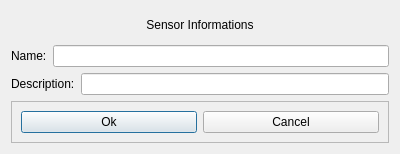
<?xml version="1.0" encoding="UTF-8"?>
<ui version="4.0">
 <class>EditItem</class>
 <widget class="QDialog" name="EditItem">
  <property name="geometry">
   <rect>
    <x>0</x>
    <y>0</y>
    <width>400</width>
    <height>154</height>
   </rect>
  </property>
  <property name="sizePolicy">
   <sizepolicy hsizetype="Fixed" vsizetype="Fixed">
    <horstretch>0</horstretch>
    <verstretch>0</verstretch>
   </sizepolicy>
  </property>
  <property name="maximumSize">
   <size>
    <width>400</width>
    <height>200</height>
   </size>
  </property>
  <property name="windowTitle">
   <string>Dialog</string>
  </property>
  <layout class="QVBoxLayout" name="verticalLayout">
   <item>
    <widget class="QLabel" name="Tip">
     <property name="maximumSize">
      <size>
       <width>600</width>
       <height>40</height>
      </size>
     </property>
     <property name="text">
      <string>Sensor Informations</string>
     </property>
     <property name="alignment">
      <set>Qt::AlignCenter</set>
     </property>
    </widget>
   </item>
   <item>
    <layout class="QHBoxLayout" name="horizontalLayout_2">
     <item>
      <widget class="QLabel" name="labelName">
       <property name="text">
        <string>Name:</string>
       </property>
      </widget>
     </item>
     <item>
      <widget class="QLineEdit" name="newName">
       <property name="minimumSize">
        <size>
         <width>0</width>
         <height>0</height>
        </size>
       </property>
      </widget>
     </item>
    </layout>
   </item>
   <item>
    <layout class="QHBoxLayout" name="horizontalLayout_3">
     <item>
      <widget class="QLabel" name="labelDesc">
       <property name="text">
        <string>Description:</string>
       </property>
      </widget>
     </item>
     <item>
      <widget class="QLineEdit" name="newDesc"/>
     </item>
    </layout>
   </item>
   <item>
    <widget class="QFrame" name="frame">
     <property name="frameShape">
      <enum>QFrame::StyledPanel</enum>
     </property>
     <property name="frameShadow">
      <enum>QFrame::Raised</enum>
     </property>
     <layout class="QHBoxLayout" name="horizontalLayout">
      <item>
       <widget class="QPushButton" name="btn_ok">
        <property name="text">
         <string>Ok</string>
        </property>
       </widget>
      </item>
      <item>
       <widget class="QPushButton" name="btn_cancel">
        <property name="text">
         <string>Cancel</string>
        </property>
       </widget>
      </item>
     </layout>
    </widget>
   </item>
  </layout>
 </widget>
 <resources/>
 <connections/>
</ui>
